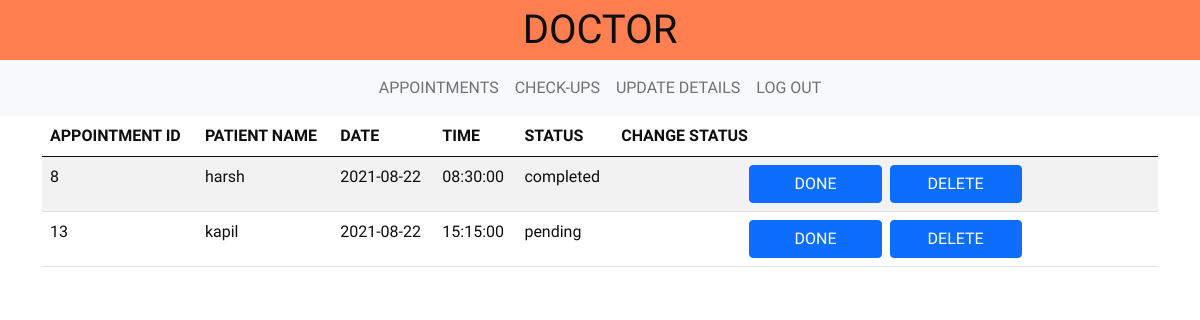
The app's page /DBMS/doctorappointment.php (signed in) with its own data.
### tables this page shows
CREATE TABLE `appointment` (
  `sno` int(5) NOT NULL,
  `patient_id` int(5) NOT NULL,
  `date` date NOT NULL,
  `time` time NOT NULL,
  `status` varchar(255) DEFAULT 'pending',
  `test` varchar(255) NOT NULL,
  `doctor_id` int(5) NOT NULL
);

CREATE TABLE `patient` (
  `id` int(5) NOT NULL,
  `name` varchar(255) NOT NULL,
  `age` int(3) NOT NULL,
  `sex` varchar(255) NOT NULL,
  `mobile` varchar(10) NOT NULL,
  `email` varchar(255) NOT NULL,
  `password` varchar(255) NOT NULL,
  `address` varchar(255) NOT NULL
);

### DBMS/doctorappointment.php (the view, shortened to what this page needs)
<!DOCTYPE html>
<html lang="en">
<head>
    <link rel="stylesheet" href="style1.css">
    <link href="https://cdn.jsdelivr.net/npm/bootstrap@5.0.2/dist/css/bootstrap.min.css" rel="stylesheet">
</head>
<body>
    <header>
        <p>
            <span>DOCTOR</span>
        </p>
    </header>
    <?php
    include 'doctornav.php';
    ?>
    <div class="container">
    <table class="table table-striped">
      <thead>
        <tr>
          <th scope="col">APPOINTMENT ID</th>
          <th scope="col">PATIENT NAME</th>
          <th scope="col">DATE</th>
          <th scope="col">TIME</th>
          <th scope="col">STATUS</th>
          <th scope="col">CHANGE STATUS</th>
        </tr>
      </thead>
      <tbody>
          <?php
              include "connection.php";
              $sql = "select a.sno,d.doc_id,p.name as pname,a.date,a.time,a.status,a.test from patient p,doctor d,appointment a where p.id=a.patient_id and a.doctor_id=d.doc_id and a.test='doctorA' order by a.date";
              $result = mysqli_query($conn, $sql);
              if ($result->num_rows > 0) {
                while($row = $result->fetch_assoc()) {
                  if($row["doc_id"]==$_SESSION["id"])
                    echo "<tr><td>" . $row["sno"]. "</td><td>" . $row["pname"]. "</td><td>" . $row["date"]. "</td><td>" . $row["time"]. "</td><td>" . $row["status"]. "</td><td><center><input class=\"btn btn-primary w-25\" value=\"DONE\" type=\"text\">&nbsp;&nbsp;<input class=\"btn btn-primary w-25\" value=\"DELETE\" type=\"text\"></center></td></tr>";
                }
            } else {
                echo "0 results";
            }
          ?>
      </tbody>
    </table>
  </div>
</body>
</head>

### DBMS/style1.css (style rules this page uses)
* { margin: 0; padding: 0; font-family:Itim; color:rgb(14, 14, 14); box-sizing: border-box; }
html, body { margin:0; }
header { background-color: coral; font-size: 250%; margin:0; text-align:center; }
header p { margin:0; }
body { background-color: #badfd7; background-size: cover; background-repeat: no-repeat; }

### records on screen
appointment: sno "8", patient.name "harsh", date "2021-08-22", time "08:30:00", status "completed"
appointment: sno "13", patient.name "kapil", date "2021-08-22", time "15:15:00", status "pending"
